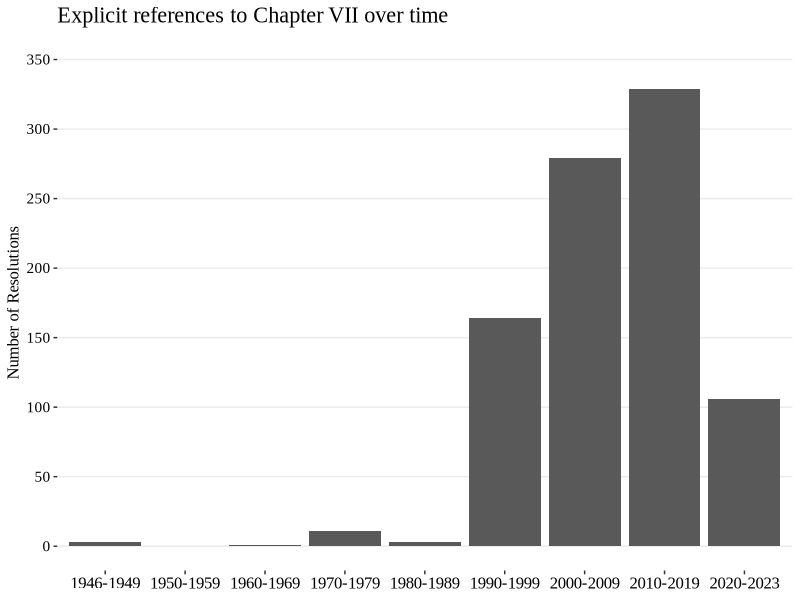

The R source for this figure:
rm(list = ls())
library(tidyverse)

df <- read_csv("data_res.csv")

theme_bw_academic <- theme(
  plot.title = element_text(family = "Times New Roman", size= 16, colour = "black"),
  text = element_text(family = "Times New Roman", size= 12, colour = "black"),
  axis.text.x = element_text(family = "Times New Roman", size= 12, colour = "black"),
  axis.text.y = element_text(family = "Times New Roman", size= 11, colour = "black"),
  legend.text = element_text(family = "Times New Roman", size= 12, colour = "black"),
  legend.title = element_blank(),
  panel.grid.minor = element_blank(),
  panel.grid.major.x = element_blank(),
  panel.grid.minor.x = element_blank(),
  panel.border = element_blank()
)

decades = c("1946-1949","1950-1959", "1960-1969", "1970-1979", "1980-1989", "1990-1999", "2000-2009", "2010-2019", "2020-2023")

df_tmp <- df %>%
  group_by(decade) %>%
  summarise(chpVII = sum(chpVII))

p <- ggplot(df_tmp, aes(x=factor(decade), y=chpVII)) +
  geom_col() +
  scale_x_discrete(labels = decades) +
  scale_y_continuous(limits = c(0, 350), breaks = seq(0, 350, 50)) +
  labs(title = "Explicit references to Chapter VII over time", y = "Number of Resolutions", x = NULL) +
  theme_bw() +
  theme_bw_academic
p

ggsave("fig_3_chVII.png",p, width = 8.5, height = 5, dpi=600)
